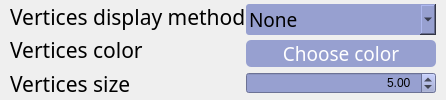
        <widget class="QWidget" name="verticesWidget_2" native="true">
         <layout class="QHBoxLayout" name="verticesWidget">
          <property name="spacing">
           <number>0</number>
          </property>
          <property name="leftMargin">
           <number>10</number>
          </property>
          <property name="topMargin">
           <number>0</number>
          </property>
          <property name="rightMargin">
           <number>10</number>
          </property>
          <property name="bottomMargin">
           <number>0</number>
          </property>
          <item>
           <layout class="QVBoxLayout" name="verticalLayoutVertices1">
            <property name="spacing">
             <number>0</number>
            </property>
            <property name="bottomMargin">
             <number>0</number>
            </property>
            <item>
             <widget class="QLabel" name="label">
              <property name="font">
               <font>
                <family>Optima</family>
                <pointsize>16</pointsize>
               </font>
              </property>
              <property name="text">
               <string>Vertices display method</string>
              </property>
              <property name="margin">
               <number>0</number>
              </property>
             </widget>
            </item>
            <item>
             <widget class="QLabel" name="label_2">
              <property name="font">
               <font>
                <family>Optima</family>
                <pointsize>16</pointsize>
               </font>
              </property>
              <property name="text">
               <string>Vertices color</string>
              </property>
              <property name="margin">
               <number>0</number>
              </property>
             </widget>
            </item>
            <item>
             <widget class="QLabel" name="label_3">
              <property name="font">
               <font>
                <family>Optima</family>
                <pointsize>16</pointsize>
               </font>
              </property>
              <property name="text">
               <string>Vertices size</string>
              </property>
              <property name="margin">
               <number>0</number>
              </property>
             </widget>
            </item>
           </layout>
          </item>
          <item>
           <layout class="QVBoxLayout" name="verticalLayoutVertices2" stretch="1,1,1">
            <property name="spacing">
             <number>1</number>
            </property>
            <property name="bottomMargin">
             <number>0</number>
            </property>
            <item>
             <widget class="QComboBox" name="VerticesType">
              <property name="font">
               <font>
                <family>Optima</family>
                <pointsize>14</pointsize>
               </font>
              </property>
              <property name="styleSheet">
               <string notr="true">QComboBox {
    border: 1px white;
    border-radius: 3px;
    padding: 1px 18px 1px 3px;
    background-color: rgb(151, 160, 208);
    min-width: 6em;
}</string>
              </property>
              <item>
               <property name="text">
                <string>None</string>
               </property>
              </item>
              <item>
               <property name="text">
                <string>Circle</string>
               </property>
              </item>
              <item>
               <property name="text">
                <string>Square</string>
               </property>
              </item>
             </widget>
            </item>
            <item>
             <widget class="QPushButton" name="VerticesColor">
              <property name="sizePolicy">
               <sizepolicy hsizetype="Minimum" vsizetype="Fixed">
                <horstretch>190</horstretch>
                <verstretch>20</verstretch>
               </sizepolicy>
              </property>
              <property name="minimumSize">
               <size>
                <width>190</width>
                <height>20</height>
               </size>
              </property>
              <property name="font">
               <font>
                <family>Optima</family>
                <pointsize>14</pointsize>
               </font>
              </property>
              <property name="styleSheet">
               <string notr="true">QPushButton{
	color: white;
	background-color: rgb(151, 160, 208);
     border-style: outset;
	border-radius: 5px;
}

QPushButton:hover {
    background-color: rgb(130, 142, 208);
}

QPushButton:pressed {
    background-color: rgb(109, 125, 208);
}</string>
              </property>
              <property name="text">
               <string>Choose color</string>
              </property>
             </widget>
            </item>
            <item>
             <widget class="QDoubleSpinBox" name="VerticesSize">
              <property name="styleSheet">
               <string notr="true">QDoubleSpinBox {
    padding-right: 5px;
    background-color: rgb(151, 160, 208);
}</string>
              </property>
              <property name="alignment">
               <set>Qt::AlignRight|Qt::AlignTrailing|Qt::AlignVCenter</set>
              </property>
              <property name="minimum">
               <double>1.000000000000000</double>
              </property>
              <property name="maximum">
               <double>80.000000000000000</double>
              </property>
              <property name="singleStep">
               <double>1.000000000000000</double>
              </property>
              <property name="value">
               <double>5.000000000000000</double>
              </property>
             </widget>
            </item>
           </layout>
          </item>
         </layout>
        </widget>
